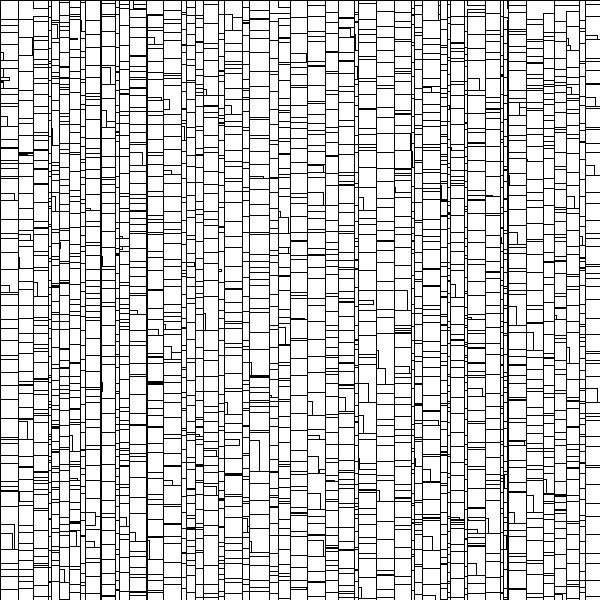
Frame 1 (no input)
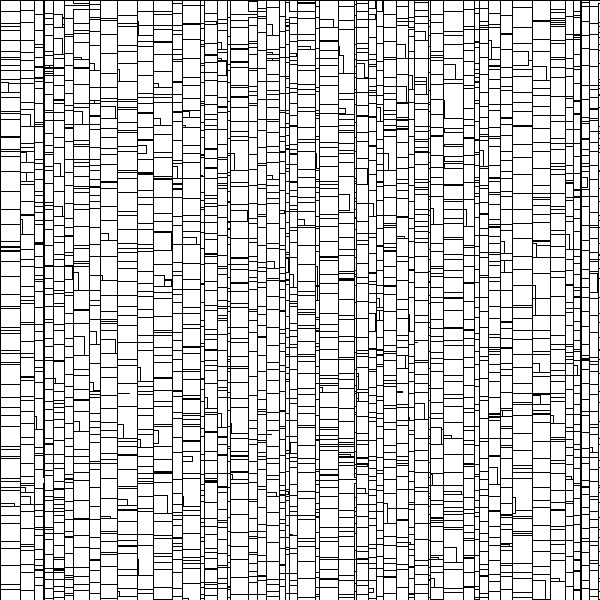
Frame 2 (the mouse pressed at the canvas centre, redrawn once)

The Processing sketch that drew these frames (run headless with seeded random() and noise(); the mouse was pressed at the canvas centre and the sketch redrawn once):

// Processing sketch: RandomRectsSmall
// ── RandomRectsSmall.pde
void setup() {
  background(255);
  size(600, 600);
  noLoop();
}


void draw() {
  int baseSize = 40;
  for (int x = 0; x < width; x += round(random(20))) {
    for (int y = 0; y < height; y += round(random(20))) {
      rect(x, y, random(5 * baseSize), random(3 * baseSize)); 
    }
  }
  
}
